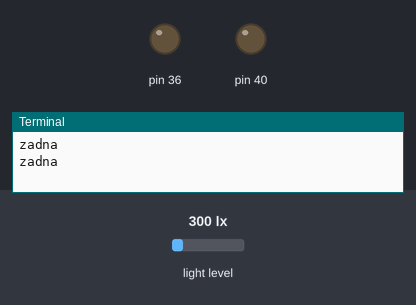
Recording of a program running on a simulated Raspberry Pi (header pin numbers). Parts: output pins drawn as LEDs (lit = HIGH), the last lines printed to the terminal. The inputs (shaded band) are chosen by the test bench; at power-on: light level 300 lx. At 24.1 s the program stops and its outputs stay as they are.

Above: at 1.2 s.
1.3 s: light level set to 273 lx
3.2 s: light level set to 231 lx
At 4.5 s:
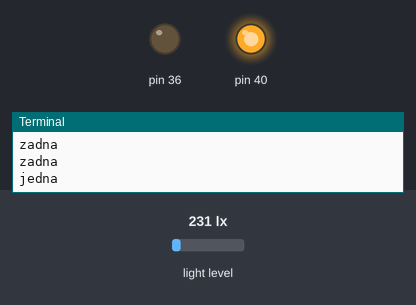
5.5 s: light level set to 183 lx
7.2 s: light level set to 163 lx
At 9.2 s:
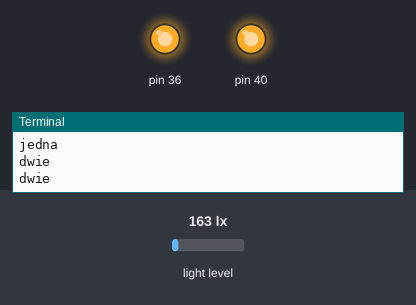
9.5 s: light level set to 500 lx
At 11.0 s:
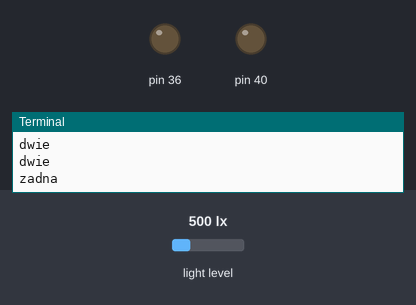
11.5 s: light level set to 40 lx
At 12.8 s:
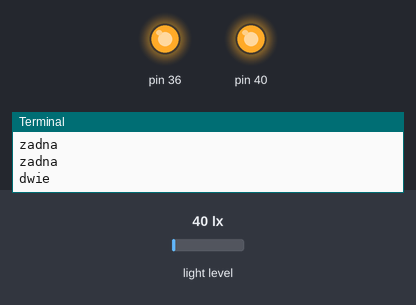
Timing chart, 0 to 25.6 s (numbered marks = the images above; inputs shaded):
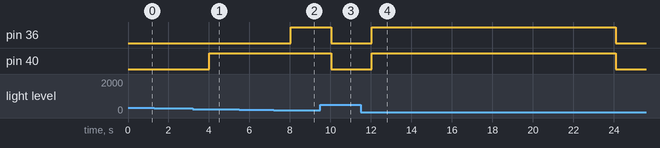

The program:

light_reading.py
```python
import RPi.GPIO as GPIO
import time
from BH1750_light_sensor import BH1750

GPIO.setwarnings(False)
GPIO.setmode(GPIO.BOARD)

#konfiguracja pinów do obsługi diód led
GPIO.setup(40,GPIO.OUT) #jedna dioda
GPIO.setup(36,GPIO.OUT) #dwie diody

sensor = BH1750()

for i in range (1,25):
    intensity = int(sensor.read_light())
    #print("Intensity is: " + intensity + " Lux.")

    if (intensity >= 0 and intensity <= 350):
        #tutaj uruchom dwie diody
        print("dwie")
        GPIO.output(40, GPIO.HIGH)
        GPIO.output(36, GPIO.HIGH)
    elif (intensity > 350 and intensity <= 500):
        #tylko jedna dioda
        print("jedna")
        GPIO.output(36, GPIO.LOW)
        GPIO.output(40, GPIO.HIGH)
    else:
        #wyłącz diody
        print("zadna")
        GPIO.output(40, GPIO.LOW)
        GPIO.output(36, GPIO.LOW)

    time.sleep(1)

GPIO.cleanup()
```

BH1750_light_sensor.py
```python
import time
import smbus
import RPi.GPIO as GPIO

BH1750_ADDR = 0x23 #sensor adress on the i2c bus
CMD_READ = 0x11 #comand to read light sensitivity

class BH1750(object):
   def __init__(self):
       # Rev 2 of Raspberry Pi and all newer use bus 1
       self.bus = smbus.SMBus(1)

   def read_light(self):
       data = self.bus.read_i2c_block_data(BH1750_ADDR, CMD_READ)
       result = (data[1] + (256 * data[0])) / 1.2
       return format(result,'.0f')

   def print_result(self):
        try:
            print("Light: " + self.read_light() + " Lux")
        except FileNotFoundError:
            print('ERROR: Please enable I2C.')
        except OSError:
            print('ERROR: I2C device not found. Please check BH1750 wiring.')
        except:
            print('ERROR: General unknown error')
```

Measured:
- the behaviour switches between 251 and 250 lx on light level (found by bisection; images 0 and 1)
- the behaviour switches between 176 and 175 lx on light level (found by bisection; images 1 and 2)
- after the input at 3.2 s, pin 40: LOW → HIGH after 0.82 s
- after the input at 7.2 s, pin 36: LOW → HIGH after 0.83 s
- after the input at 9.5 s, pin 36, pin 40: HIGH → LOW after 0.54 s
- after the input at 11.5 s, pin 36, pin 40: LOW → HIGH after 0.54 s, → LOW 12.0 s later
